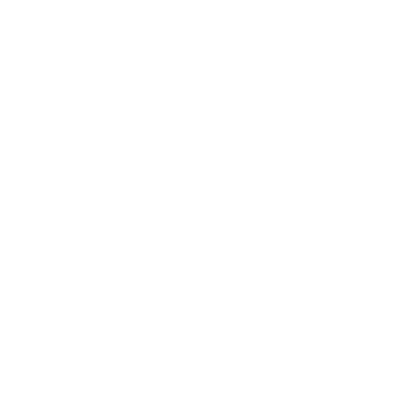
Frame 1 (no input)
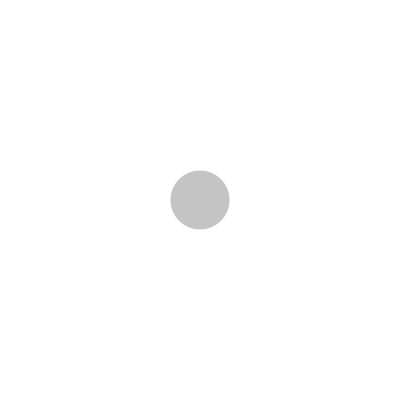
Frame 60 (the mouse pressed at the canvas centre just before this capture)
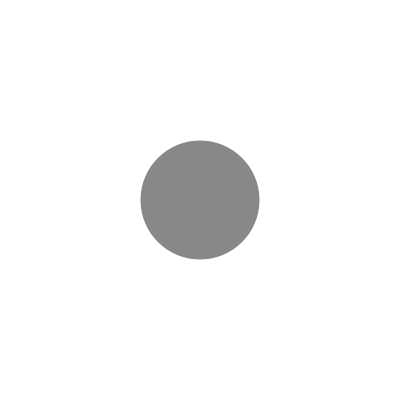
Frame 120 (the mouse held since frame 60 and released just before this capture)

The Processing sketch that drew these frames (run headless with seeded random() and noise(); from frame 60 on, the mouse is pressed at the canvas centre):

// Processing sketch: processing_51046
// ── processing_51046.pde


float b = 0;
color bc = 255;
boolean isDone = true;

void setup() {
  size(400, 400);
  background(255);
  smooth();
}
void makeBlack() {
  bc++;}
void makeWhite() {
  bc--;
}


void draw() {
  noStroke();
  fill(bc);
  ellipse(width/2, height/2, ((255)-(bc)), ((255)-(bc)));
   if (isDone) {
    makeWhite();
    if (bc == 0) {
      isDone = false;
    }
  } else {
    makeBlack();
    if (bc == 255) {
      isDone = true;
    }
  }
}
